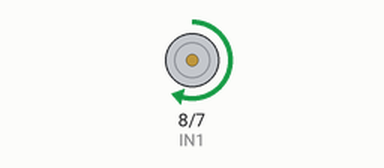
The sketch below on a simulated Arduino Nano, built with avr-gcc and run on an emulated ATmega328P. Shown: motor-driver pin pairs drawn as motors (green arrow = first pin HIGH = forward, orange = second pin HIGH = backward, longer = more drive, scaled by the enable pin).

Above: at 1.0 s.
At 3.0 s:
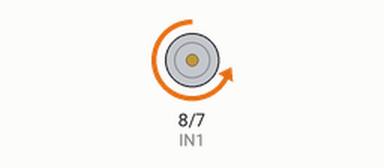
At 4.5 s:
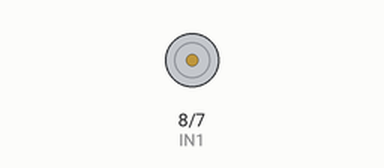
Timing chart, 0 to 5.8 s (numbered marks = the images above):
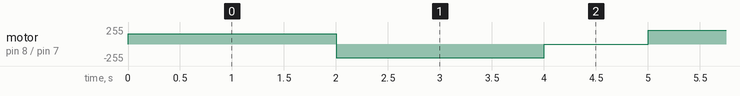

The sketch:

l298n_motor_speed.ino
```cpp
// Runs a DC motor forward and reverse at specified PWM duty cycles and stops using an L298N motor driver.
//
// Full tutorial: https://shillehtek.com/blogs/news/arduino-l298n-motor-driver-control-dc-motor-speed
// Parts used: https://shillehtek.com/products/shillehtek-l298n-motor-driver-controller-board
//             https://shillehtek.com/products/arduino-nano-v3-presoldered-ch340g-atmega328p
//             https://shillehtek.com/products/shillehtek-120pcs-multicolored-dupont-wire
// More examples: https://github.com/shillehbean/shillehtek-examples
//

const int ENA = 9;
const int IN1 = 8;
const int IN2 = 7;

void setup() {
  pinMode(ENA, OUTPUT);
  pinMode(IN1, OUTPUT);
  pinMode(IN2, OUTPUT);
}

void loop() {
  // Forward at 60% speed
  digitalWrite(IN1, HIGH);
  digitalWrite(IN2, LOW);
  analogWrite(ENA, 153);
  delay(2000);

  // Reverse at 80% speed
  digitalWrite(IN1, LOW);
  digitalWrite(IN2, HIGH);
  analogWrite(ENA, 204);
  delay(2000);

  // Stop
  analogWrite(ENA, 0);
  delay(1000);
}
```

Measured:
- by itself, motor on pin 8 (IN1) / pin 7 (IN2): stopped → forward 153/255 at 0.00 s, → backward 204/255 2.0 s later, → stopped 2.0 s later, → forward 204/255 1.0 s later, … (78 changes in this stretch)
